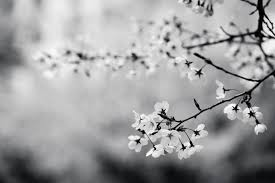
#> input picture Colour Modulation/download.jfif, 275 x 183 px, found by its file name
$ jupyter execute Image_Colour_Conversions.ipynb
#> lines starting #> are read from the running program, lines starting #| are printed output that depends on the picture; after the words box and inside, x2 and y2 are one past the last pixel; in counts of white or black regions, pixels touching at a corner belong together
## Image colour operations

---
21BAI1056 SHREYA ROSHAN
Machine Vision Lab 1

# Reading a B/W image and displaying it along with the pixel values

[cell 1]
#importing libraries
import cv2
import numpy as np
import matplotlib.pyplot as plt

[cell 2]
# Read the image
path_to_image='/content/download.jfif'
image = cv2.imread(path_to_image, cv2.IMREAD_GRAYSCALE)
#> image: shape (183, 275); min 0, max 255, mean 158.4

[cell 3]
# Check if the image is read correctly
if image is None:
    print("Error: Could not read image.")
else:
    # Display the image
    plt.imshow(image, cmap='gray')
    plt.title('Black and White Image')
    plt.axis('off')  # Hide axis
    plt.show()

[cell 4]
 # Get the unique pixel values and their counts
unique, counts = np.unique(image, return_counts=True)
#> unique = 256 values from 0 to 255; counts = 256 values, max 781 at index 191, min 2 at index 251, mean 196.6
pixel_values = dict(zip(unique, counts))
#> pixel_values = 256 items

[cell 5]
 # Display black and white pixel values
print(f"Black pixel value (0): {pixel_values.get(0, 0)}")
#| Black pixel value (0): 177
print(f"White pixel value (255): {pixel_values.get(255, 0)}")
#| White pixel value (255): 10

# Reading a Colour image and displaying it. Segregating the R-G-B Channels and displaying them as well

[cell 6]
# Read the color image
path_to_image='/content/download (1).jfif'
image = cv2.imread(path_to_image)
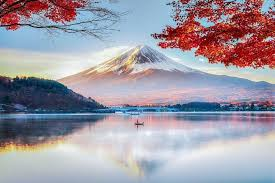
#> input picture Colour Modulation/download (1).jfif, 275 x 183 px, found by its file name
#> image is the input picture: shape (183, 275, 3); mean B, G, R 165.5, 154.2, 159

[cell 7]
# Check if the image is read correctly
if image is None:
    print("Error: Could not read image.")
else:
    # Convert the image from BGR to RGB format
    image_rgb = cv2.cvtColor(image, cv2.COLOR_BGR2RGB)

    # Display the original color image
    plt.imshow(image_rgb)
    plt.title('Original Color Image')
    plt.axis('off')  # Hide axis
    plt.show()

[cell 8]
# Split the image into R, G, B channels
b, g, r = cv2.split(image_rgb)

[cell 9]
# Display the R, G, B channels
plt.figure(figsize=(10, 3))

[cell 10]
plt.subplot(1, 3, 1)
plt.imshow(r, cmap='Reds')
plt.title('Red Channel')
plt.axis('off')  # Hide axis

[cell 11]
plt.subplot(1, 3, 2)
plt.imshow(g, cmap='Greens')
plt.title('Green Channel')
plt.axis('off')  # Hide axis

[cell 12]
plt.subplot(1, 3, 3)
plt.imshow(b, cmap='Blues')
plt.title('Blue Channel')
plt.axis('off')  # Hide axis

plt.tight_layout()
plt.show()

# RGB image to CMY image conversion

To convert an RGB image to a CMY (Cyan, Magenta, Yellow) image using Python with OpenCV and NumPy, you can follow the steps below. The conversion formula from RGB to CMY is:

C=1-𝑅/255
M=1-G/255
Y=1-B/255

[cell 13]
# Read the color image
path_to_image='/content/360_F_569372470_AS9SXu0tboOLKyuDarJA0g5PWCNM1jAg.jpg'
image = cv2.imread(path_to_image)
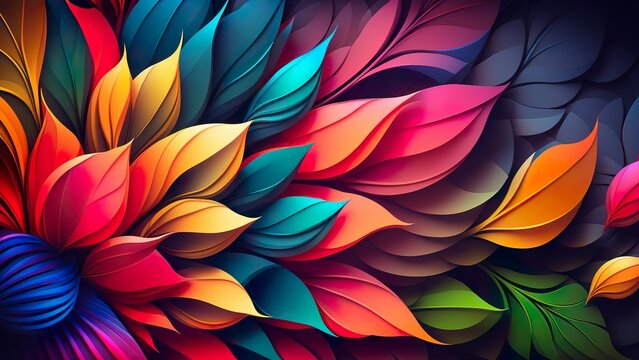
#> input picture Colour Modulation/360_F_569372470_AS9SXu0tboOLKyuDarJA0g5PWCNM1jAg.jpg, 639 x 360 px, found by its file name
#> image is the input picture: shape (360, 639, 3); mean B, G, R 66.9, 56.2, 102.2
# Display the original color image
plt.imshow(image)
plt.title('Original Color Image')
plt.axis('off')  # Hide axis
plt.show()

[cell 14]
# Convert the image from BGR to RGB format
image_rgb = cv2.cvtColor(image, cv2.COLOR_BGR2RGB)
#> image_rgb: shape (360, 639, 3)

[cell 15]
# Normalize the RGB values to [0, 1]
image_rgb_norm = image_rgb / 255.0

[cell 16]
# Convert RGB to CMY
image_cmy = 1 - image_rgb_norm

[cell 17]
# Separate the CMY channels
c, m, y = cv2.split(image_cmy)

[cell 18]
# Display the CMY channels
plt.figure(figsize=(15, 5))

[cell 19]
plt.subplot(1, 4, 1)
plt.imshow(image_rgb)
plt.title('Original RGB Image')
plt.axis('off')  # Hide axis

plt.subplot(1, 4, 2)
plt.imshow(c, cmap='gray')
plt.title('Cyan Channel')
plt.axis('off')  # Hide axis

plt.subplot(1, 4, 3)
plt.imshow(m, cmap='gray')
plt.title('Magenta Channel')
plt.axis('off')  # Hide axis

plt.subplot(1, 4, 4)
plt.imshow(y, cmap='gray')
plt.title('Yellow Channel')
plt.axis('off')  # Hide axis

plt.tight_layout()
plt.show()

# RGB TO HSI

[cell 20]
import cv2
import numpy as np
import matplotlib.pyplot as plt

# Read the color image
image = cv2.imread('/content/360_F_569372470_AS9SXu0tboOLKyuDarJA0g5PWCNM1jAg.jpg')

# Check if the image is read correctly
if image is None:
    print("Error: Could not read image.")
else:
    # Convert the image from BGR to RGB format
    image_rgb = cv2.cvtColor(image, cv2.COLOR_BGR2RGB)

    # Normalize the RGB values to [0, 1]
    image_rgb_norm = image_rgb / 255.0

    # Separate the RGB channels
    R, G, B = cv2.split(image_rgb_norm)

    # Calculate the Intensity
    I = (R + G + B) / 3.0

    # Calculate the Saturation
    min_RGB = np.minimum(np.minimum(R, G), B)
    S = 1 - (3 / (R + G + B + 1e-10)) * min_RGB

    # Calculate the Hue
    numerator = 0.5 * ((R - G) + (R - B))
    denominator = np.sqrt((R - G) ** 2 + (R - B) * (G - B))
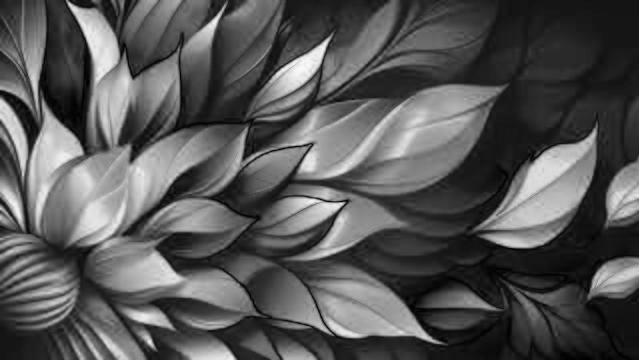
#> denominator: shape (360, 639) float64; min 0, max 0.986, mean 0.34
    theta = np.arccos(numerator / (denominator + 1e-10))
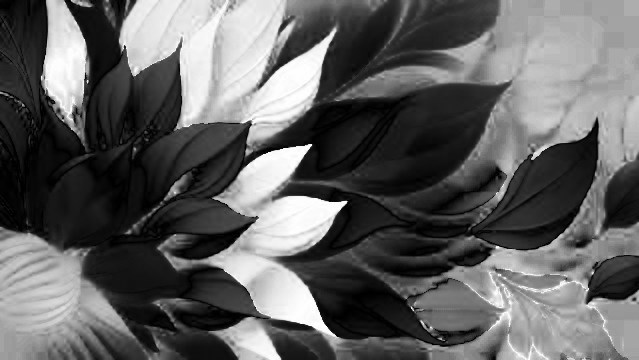
#> theta: shape (360, 639) float64; min 1.57e-05, max 3.14, mean 1.2; drawn with min black and max white

    H = np.copy(theta)
    H[B > G] = 2 * np.pi - H[B > G]

    # Normalize H to the range [0, 1]
    H = H / (2 * np.pi)

    # Stack H, S, and I channels to get the HSI image
    HSI = cv2.merge([H, S, I])
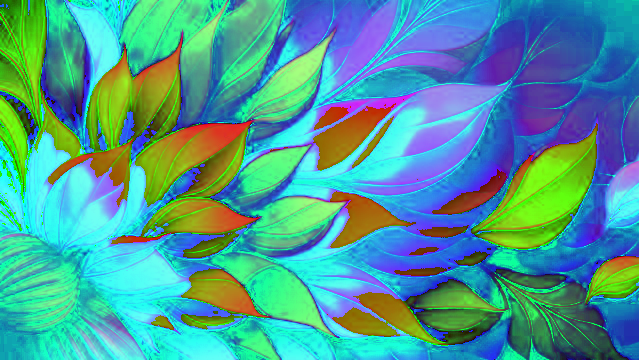
#> HSI: shape (360, 639, 3) float64; mean of channels 0, 1, 2 0.598, 0.615, 0.295; drawn as B, G, R

    # Display the HSI channels
    plt.figure(figsize=(15, 5))

    plt.subplot(1, 4, 1)
    plt.imshow(image_rgb)
    plt.title('Original RGB Image')
    plt.axis('off')  # Hide axis

    plt.subplot(1, 4, 2)
    plt.imshow(H, cmap='hsv')
    plt.title('Hue Channel')
    plt.axis('off')  # Hide axis

    plt.subplot(1, 4, 3)
    plt.imshow(S, cmap='gray')
    plt.title('Saturation Channel')
    plt.axis('off')  # Hide axis

    plt.subplot(1, 4, 4)
    plt.imshow(I, cmap='gray')
    plt.title('Intensity Channel')
    plt.axis('off')  # Hide axis

    plt.tight_layout()
    plt.show()

# HSI to RGB

[cell 21]
import cv2
import numpy as np
import matplotlib.pyplot as plt

def HSI_to_RGB(H, S, I):
    R, G, B = np.zeros(H.shape), np.zeros(H.shape), np.zeros(H.shape)
    H = H * 2 * np.pi  # Scale hue to [0, 2π]

    # RG sector (0° ≤ H < 120°)
    idx = (H < 2 * np.pi / 3)
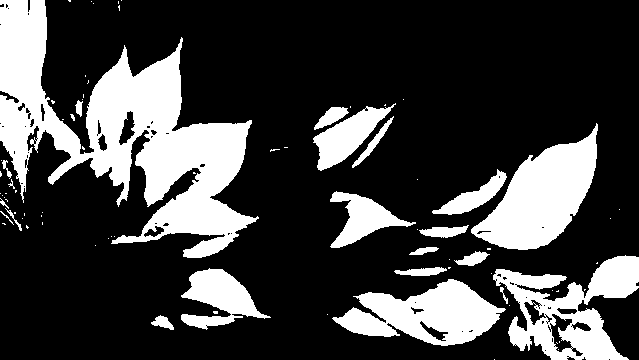
#> idx: shape (360, 639) bool; 25.3% white; 81 white regions (58 under 20 px), largest, box (x1, y1, x2, y2) and area: (0, 0, 259, 258) 26015, (471, 123, 598, 250) 8076, (493, 255, 639, 360) 7202
    B[idx] = I[idx] * (1 - S[idx])
    R[idx] = I[idx] * (1 + S[idx] * np.cos(H[idx]) / np.cos(np.pi / 3 - H[idx]))
    G[idx] = 3 * I[idx] - (R[idx] + B[idx])

    # GB sector (120° ≤ H < 240°)
    idx = (H >= 2 * np.pi / 3) & (H < 4 * np.pi / 3)
#> idx: shape (360, 639) bool; 24.4% white; 120 white regions (89 under 20 px), largest, box (x1, y1, x2, y2) and area: (119, 0, 336, 143) 17906, (209, 144, 347, 345) 11353, (494, 15, 639, 163) 10024
    H[idx] = H[idx] - 2 * np.pi / 3
    R[idx] = I[idx] * (1 - S[idx])
    G[idx] = I[idx] * (1 + S[idx] * np.cos(H[idx]) / np.cos(np.pi / 3 - H[idx]))
    B[idx] = 3 * I[idx] - (R[idx] + G[idx])
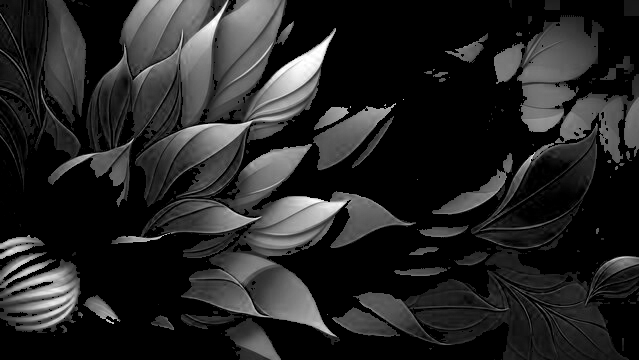
#> B: shape (360, 639) float64; min 0, max 1, mean 0.146

    # BR sector (240° ≤ H < 360°)
    idx = (H >= 4 * np.pi / 3) & (H < 2 * np.pi)
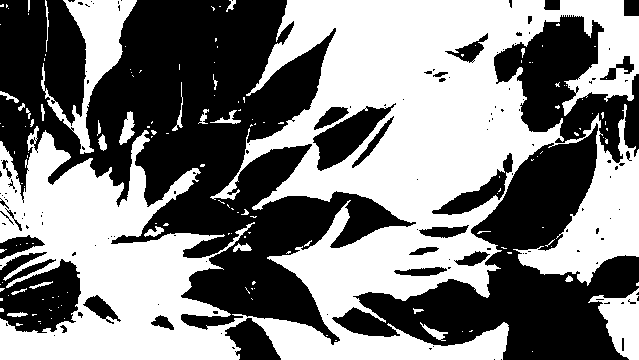
#> idx: shape (360, 639) bool; 50.3% white; 137 black regions (106 under 20 px), largest, box (x1, y1, x2, y2) and area: (0, 0, 416, 345) 63795, (332, 123, 639, 360) 26189, (494, 15, 639, 163) 10024
    H[idx] = H[idx] - 4 * np.pi / 3
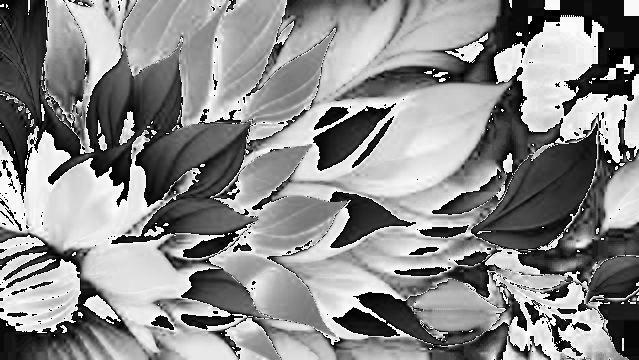
#> H: shape (360, 639) float64; min 1.13e-10, max 2.09, mean 1.14; drawn with min black and max white
    G[idx] = I[idx] * (1 - S[idx])
    B[idx] = I[idx] * (1 + S[idx] * np.cos(H[idx]) / np.cos(np.pi / 3 - H[idx]))
    R[idx] = 3 * I[idx] - (G[idx] + B[idx])

    # Clip values to [0, 1] range
    R = np.clip(R, 0, 1)
    G = np.clip(G, 0, 1)
    B = np.clip(B, 0, 1)

    return np.stack((R, G, B), axis=-1)
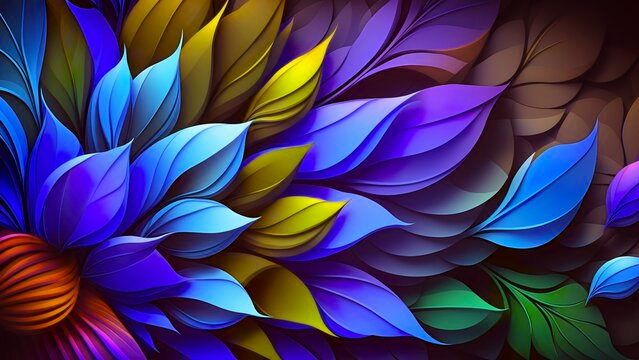
#> returned value: shape (360, 639, 3) float64; mean of channels 0, 1, 2 0.401, 0.221, 0.262; drawn as B, G, R

# Read the color image
image = cv2.imread('/content/360_F_569372470_AS9SXu0tboOLKyuDarJA0g5PWCNM1jAg.jpg')

# Check if the image is read correctly
if image is None:
    print("Error: Could not read image.")
else:
    # Convert the image from BGR to RGB format
    image_rgb = cv2.cvtColor(image, cv2.COLOR_BGR2RGB)

    # Normalize the RGB values to [0, 1]
    image_rgb_norm = image_rgb / 255.0

    # Convert RGB to HSI (Using previous steps)
    R, G, B = cv2.split(image_rgb_norm)
    I = (R + G + B) / 3.0
    min_RGB = np.minimum(np.minimum(R, G), B)
    S = 1 - (3 / (R + G + B + 1e-10)) * min_RGB
    numerator = 0.5 * ((R - G) + (R - B))
    denominator = np.sqrt((R - G) ** 2 + (R - B) * (G - B))
    theta = np.arccos(numerator / (denominator + 1e-10))
    H = np.copy(theta)
    H[B > G] = 2 * np.pi - H[B > G]
    H = H / (2 * np.pi)

    # Convert HSI back to RGB
    rgb_converted = HSI_to_RGB(H, S, I)

    # Display the original and converted images
    plt.figure(figsize=(10, 5))

    plt.subplot(1, 2, 1)
    plt.imshow(image_rgb)
    plt.title('Original RGB Image')
    plt.axis('off')  # Hide axis

    plt.subplot(1, 2, 2)
    plt.imshow(rgb_converted)
    plt.title('Converted RGB Image from HSI')
    plt.axis('off')  # Hide axis

    plt.tight_layout()
    plt.show()
